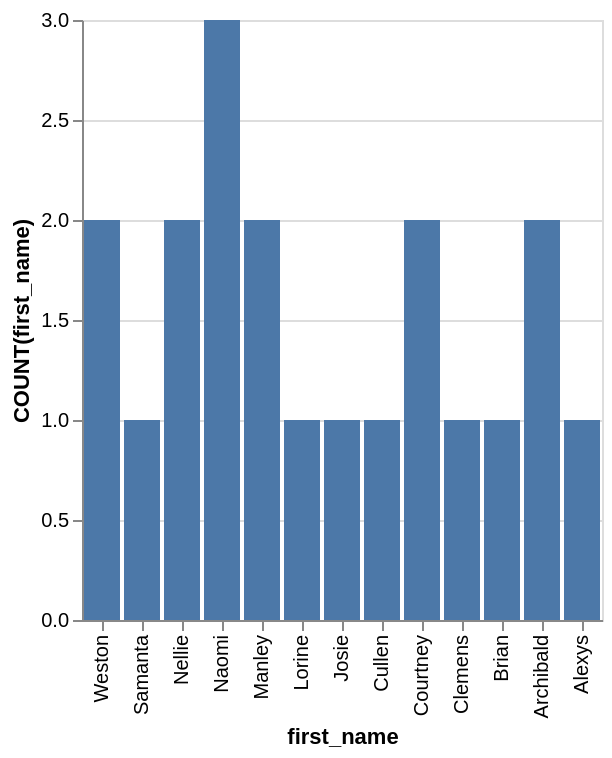

Write the Vega-Lite specification saved for this chart.
### Vega-Lite specification from a JSON file in a GitHub repository (floating-point values rounded to 4 significant figures)
{"data": {"values": [{"x_data": "Weston", "y_data": 2}, {"x_data": "Samanta", "y_data": 1}, {"x_data": "Nellie", "y_data": 2}, {"x_data": "Naomi", "y_data": 3}, {"x_data": "Manley", "y_data": 2}, {"x_data": "Lorine", "y_data": 1}, {"x_data": "Josie", "y_data": 1}, {"x_data": "Cullen", "y_data": 1}, {"x_data": "Courtney", "y_data": 2}, {"x_data": "Clemens", "y_data": 1}, {"x_data": "Brian", "y_data": 1}, {"x_data": "Archibald", "y_data": 2}, {"x_data": "Alexys", "y_data": 1}]}, "mark": "bar", "encoding": {"x": {"field": "x_data", "type": "nominal", "title": "first_name", "sort": "descending"}, "y": {"field": "y_data", "type": "quantitative", "title": "COUNT(first_name)"}}}
